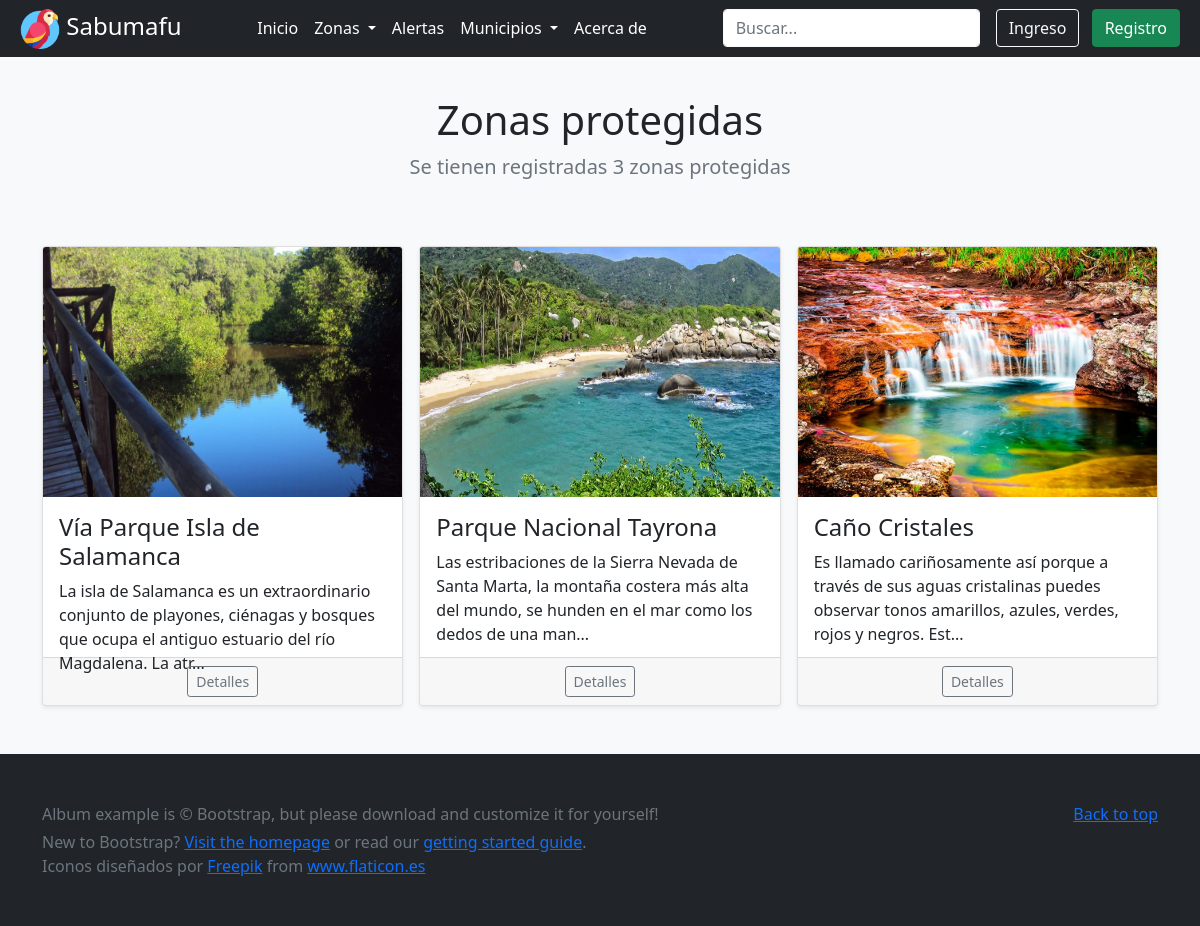
The page /zonas/ on the database as committed earlier.
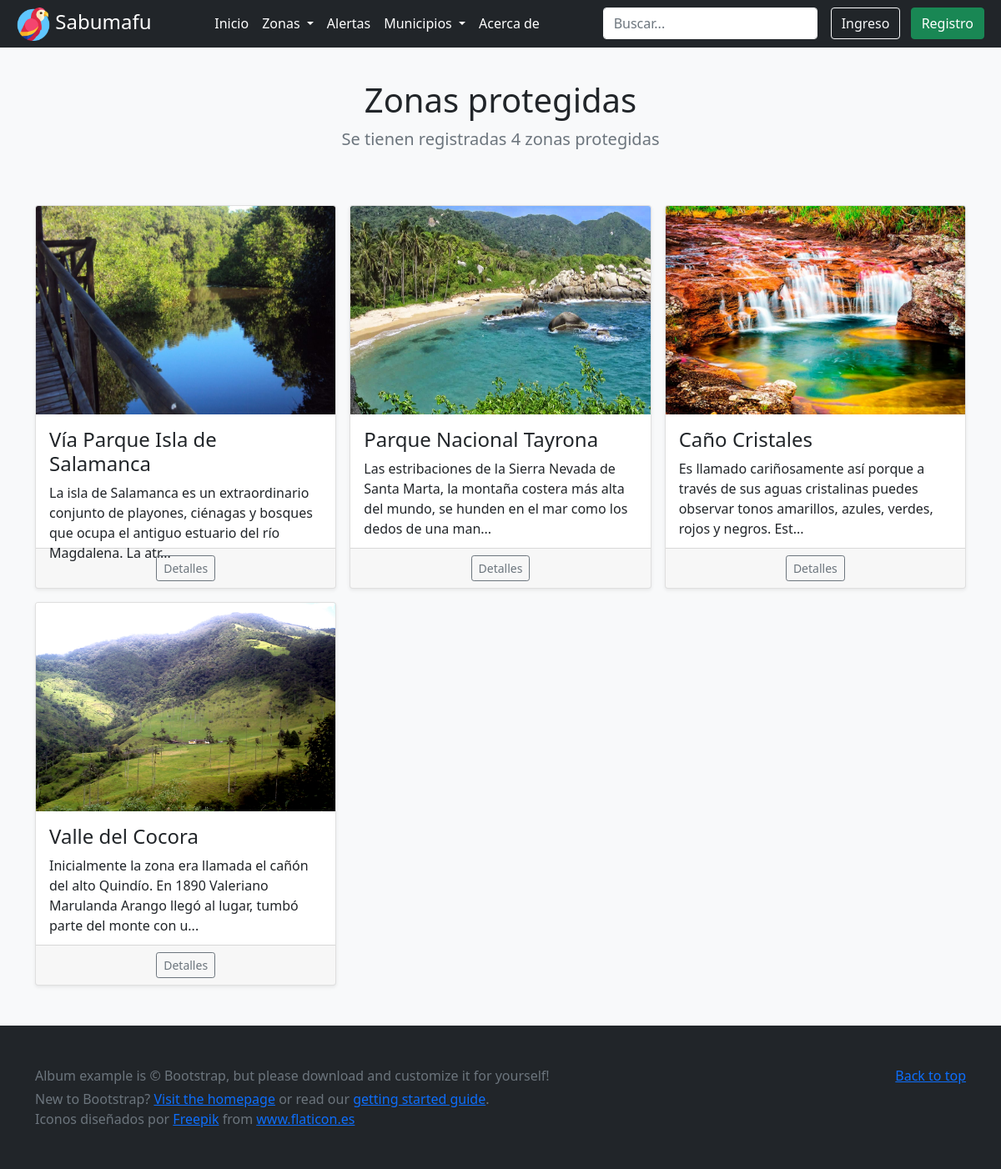
The same page on the database as committed later.
### zonas/models.py (models this page shows, shortened)
class Zona_protegida(models.Model):
    nombre = models.CharField(max_length=45)
    descripcion = models.TextField()
    caracteristicas = models.TextField()
    municipio = models.ForeignKey(Municipio, on_delete=models.CASCADE, null=True, blank=True)
    latitud = models.DecimalField(max_digits=20, decimal_places=10)
    longitud = models.DecimalField(max_digits=20, decimal_places=10)
    geojson = models.FileField(upload_to=geojson_upload_handler, blank=True, null=True)
    image = models.ImageField(upload_to=image_upload_handler, blank=True, null=True)
    slug = models.SlugField(unique=True, blank=True, null=True)

### zonas/views.py (the view)
# urls.py: path('zonas/', todazona, name="zona_lista"),
def todazona(request):
    lista = Zona_protegida.objects.all()
    count = lista.count()
    data = {'title': 'Zonas protegidas', 'count': count, 'lista': lista}
    return render(request, 'zonas/todas.html', data)

### templates/zonas/todas.html (shortened to what this page needs)
{% extends 'home.html' %}
{% load static %}
{% block contenido %}
<main class="bg-light">
    <section class="pt-5 text-center container">
      <div class="row">
        <div class="col-lg-6 col-md-8 mx-auto pt-5">
          <h1 class="fw-light"><strong>Zonas protegidas</strong></h1>
          <p class="lead text-muted">Se tienen registradas {{count}} zonas protegidas</p>
        </div>
      </div>
    </section>
    <div class="album py-5 bg-light">
      <div class="container">
      <div class="row row-cols-1 row-cols-sm-2 row-cols-md-3 g-3">
        {% for zona in lista %}
        <div class="col">
          <div class="card shadow-sm">
            <img class="card-img-top" src='{{zona.image.url}}' alt='{{zona.nombre}}' width='100%'
              height='250px'>
            <div class="card-body" style="height: 10rem;">
              <h4 class="card-text">{{zona.nombre}}</h4>
              <p class="card-text acortar" id="descripcion">{{zona.descripcion}}</p>
            </div>
            <div class="card-footer text-center">
              <button type="button" onclick="window.location.href='/zonas/{{zona.slug}}'"
              class="btn btn-sm btn-outline-secondary ">Detalles</button>
            </div>
          </div>
        </div>
        {% endfor %}
      </div>
      </div>
    </div>
  </main>
  {% endblock %}

### templates/home.html (shortened to what this page needs)
{% load static %}
<!DOCTYPE html>
<html>
<head>
  <link rel="stylesheet" href='{% static "css/bootstrap.min.css" %}'>
  <link href='{% static "css/headers.css" %}' rel="stylesheet">
</head>
<body class="pb-0 align-self-stretch">
  <header class="p-2 fixed-top bg-dark text-white">
    <div class="container-fluid">
      <div class="d-flex flex-wrap align-items-center justify-content-center justify-content-lg-start">
        <div class="">
          <a href="/index/" class="d-block text-white text-decoration-none fs-4 ">
            <img src='{% static "images/logo.ico" %}' alt="ico" width="40" height="40">
            Sabumafu
          </a>
        </div>
        <ul class="nav col-12 col-lg-auto me-lg-auto justify-content-center mx-auto">
          <li><a href="{% url 'index' %}" class="nav-link px-2 text-white">Inicio</a></li>
          <li>
            <div class="dropdown text-end">
              <a href="#" class="nav-link px-2 d-block link-dark text-decoration-none dropdown-toggle text-white"
                id="dropdown1" data-bs-toggle="dropdown" aria-expanded="false">
                Zonas
              </a>
            </div>
          </li>
          <li><a href="{% url 'alert' %}" class="nav-link px-2 text-white">Alertas</a></li>
          <li>
            <div class="dropdown text-end">
              <a href="#" class="nav-link px-2 d-block link-dark text-decoration-none dropdown-toggle text-white"
                id="dropdown2" data-bs-toggle="dropdown" aria-expanded="false">
                Municipios
              </a>
            </div>
          </li>
          <li><a href="#" class="nav-link px-2 text-white">Acerca de</a></li>
        </ul>
        <form class="col-4 col-lg-auto  me-lg-3">
          <input type="search" class="form-control btn-outline-light" placeholder="Buscar..." aria-label="Search">
        </form>
        <div class="text-end">
          {% if user.id == None %}
          <a href="/account/login/" role="button" class="btn btn-outline-light me-2">Ingreso</a>
          <a href="/ingreso/registro/" role="button" class="btn btn-success">Registro</a>
          {% endif%}
        </div>
      </div>
    </div>
  </header>
  {% block contenido %}
  {% endblock%}
  <footer class="text-muted py-5 bg-dark">
    <div class="container">
      <p class="float-end mb-1">
        <a href="#">Back to top</a>
      </p>
      <p class="mb-1">Album example is &copy; Bootstrap, but please download and customize it for yourself!</p>
      <p class="mb-0">New to Bootstrap? <a href="/">Visit the homepage</a> or read our <a
          href="/docs/5.0/getting-started/introduction/">getting started guide</a>.</p>
      <div>Iconos diseñados por <a href="https://www.freepik.com" title="Freepik">Freepik</a> from <a
          href="https://www.flaticon.es/" title="Flaticon">www.flaticon.es</a></div>
    </div>
  </footer>
</body>
</html>

### static/css/headers.css (style rules this page uses)
.dropdown-toggle { outline: 0; }

Rows that differ between the two databases and show on the page:
added Zona_protegida: image (picture), nombre "Valle del Cocora", descripcion "Inicialmente la zona era llamada el cañón del alto Quindío. En 1890 Valeriano Marulanda Arango llegó al lugar, tumbó parte del monte con u..."
Other text that changed with them:
{{ count }}: "3" → "4"
